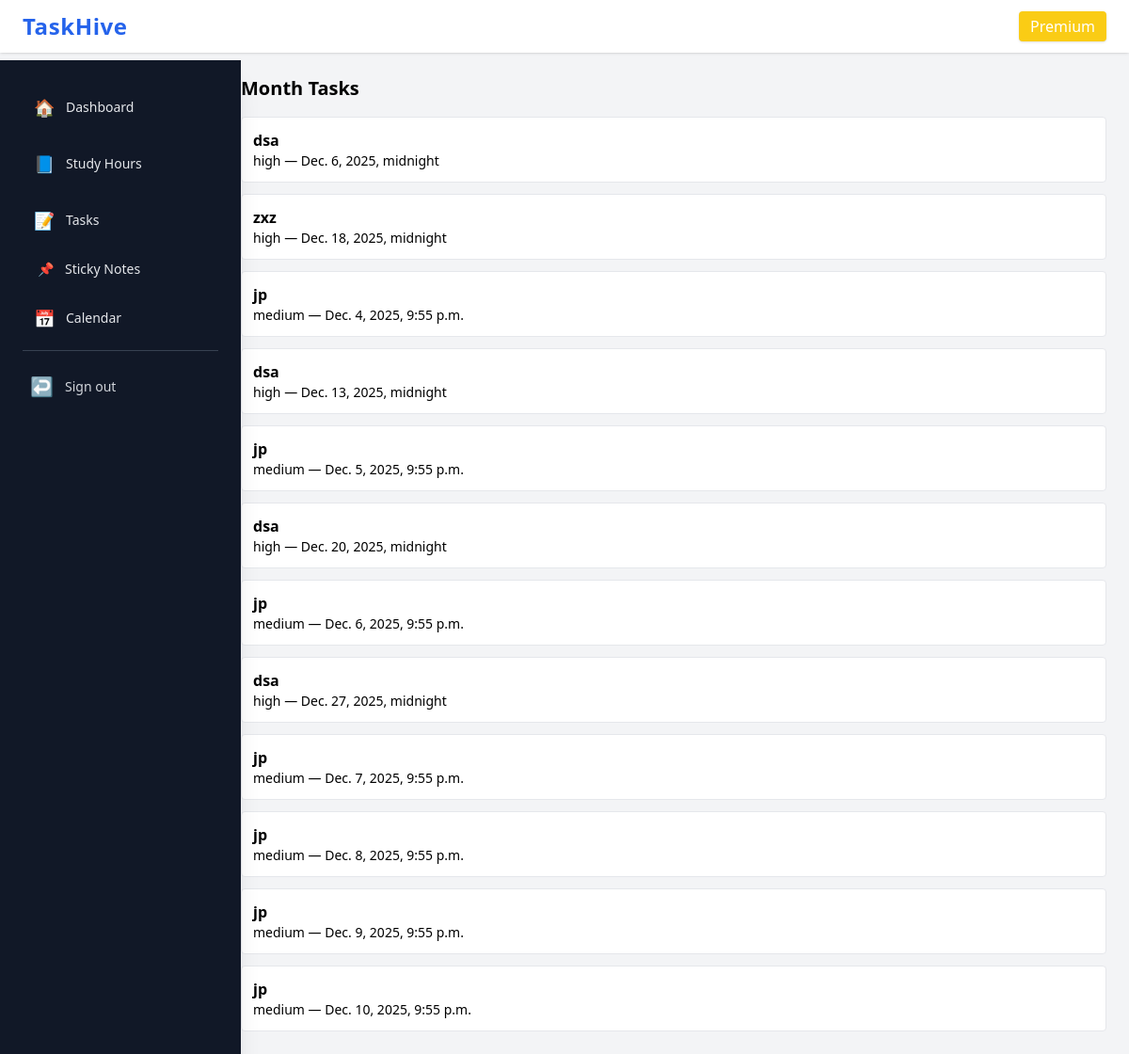
The page /calendar/filter/month/ (signed in) on the database its author committed.
### tasks/models.py (models this page shows, shortened)
class Task(models.Model):
    user = models.ForeignKey(User, on_delete=models.CASCADE)
    owner = models.ForeignKey(
        User,
        on_delete=models.CASCADE,
        related_name="task_owner",
        null=True,
        blank=True
    )
    category = models.ForeignKey(Category, on_delete=models.SET_NULL, null=True, blank=True)
    title = models.CharField(max_length=255)
    description = models.TextField(blank=True)
    priority = models.CharField(max_length=10, choices=PRIORITY, default='medium')
    due_date = models.DateTimeField(null=True, blank=True)
    reminder_at = models.DateTimeField(null=True, blank=True)
    starred = models.BooleanField(default=False)
    completed = models.BooleanField(default=False)
    repeat = models.CharField(max_length=20, choices=REPEAT, default='none')
    created_at = models.DateTimeField(auto_now_add=True)

### calendarapp/views.py (the view)
# urls.py: path("filter/<str:range>/", views.task_filter, name="task_filter"),
@login_required
def task_filter(request, range):
    today = date.today()
    if range == "today":
        tasks = Task.objects.filter(owner=request.user, due_date=today)
    elif range == "week":
        tasks = Task.objects.filter(
            owner=request.user,
            due_date__gte=today,
            due_date__lte=today + timedelta(days=7)
        )
    elif range == "month":
        tasks = Task.objects.filter(
            owner=request.user,
            due_date__gte=today,
            due_date__lte=today + timedelta(days=30)
        )
    else:
        tasks = []
    return render(request, "calendarapp/filter_results.html", {
        "range": range.capitalize(),
        "tasks": tasks,
    })

### calendarapp/templates/calendarapp/filter_results.html (shortened to what this page needs)
{% extends "dashboard/base.html" %}
{% block content %}
<h2 class="text-xl font-bold mb-4">{{ range }} Tasks</h2>
{% if tasks %}
  <div class="space-y-3">
    {% for t in tasks %}
      <div class="p-3 bg-white border rounded">
        <div class="font-bold">{{ t.title }}</div>
        <div class="text-sm">{{ t.priority }} — {{ t.due_date }}</div>
      </div>
    {% endfor %}
  </div>
{% else %}
  <p>No tasks in this range.</p>
{% endif %}
{% endblock %}

### static/css/site.css (style rules this page uses)
body { font-family: ui-sans-serif, system-ui, -apple-system, "Segoe UI", Roboto, "Helvetica Neue", Arial; }

### rows shown on the page
Task: title "dsa", priority "high", due_date "Dec. 6, 2025, midnight"
Task: title "zxz", priority "high", due_date "Dec. 18, 2025, midnight"
Task: title "jp", priority "medium", due_date "Dec. 4, 2025, 9:55 p.m."
Task: title "dsa", priority "high", due_date "Dec. 13, 2025, midnight"
Task: title "jp", priority "medium", due_date "Dec. 5, 2025, 9:55 p.m."
Task: title "dsa", priority "high", due_date "Dec. 20, 2025, midnight"
Task: title "jp", priority "medium", due_date "Dec. 6, 2025, 9:55 p.m."
Task: title "dsa", priority "high", due_date "Dec. 27, 2025, midnight"
Task: title "jp", priority "medium", due_date "Dec. 7, 2025, 9:55 p.m."
Task: title "jp", priority "medium", due_date "Dec. 8, 2025, 9:55 p.m."
Task: title "jp", priority "medium", due_date "Dec. 9, 2025, 9:55 p.m."
Task: title "jp", priority "medium", due_date "Dec. 10, 2025, 9:55 p.m."

### other values the page prints
{{ range }} "Month"
